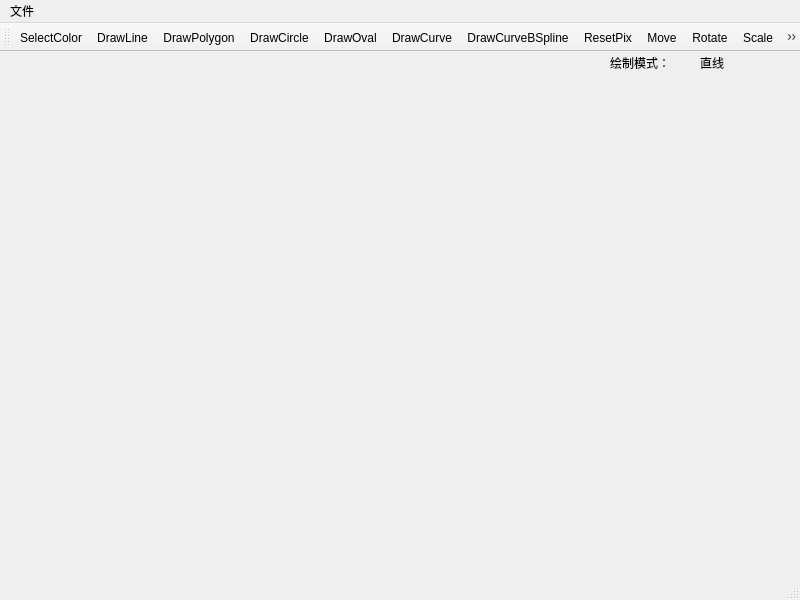
<?xml version="1.0" encoding="UTF-8"?>
<ui version="4.0">
 <class>MainWindow</class>
 <widget class="QMainWindow" name="MainWindow">
  <property name="geometry">
   <rect>
    <x>0</x>
    <y>0</y>
    <width>800</width>
    <height>600</height>
   </rect>
  </property>
  <property name="windowTitle">
   <string>MainWindow</string>
  </property>
  <widget class="QWidget" name="centralwidget">
   <widget class="QLabel" name="currentMode">
    <property name="geometry">
     <rect>
      <x>610</x>
      <y>0</y>
      <width>81</width>
      <height>21</height>
     </rect>
    </property>
    <property name="text">
     <string>绘制模式：</string>
    </property>
   </widget>
   <widget class="QLabel" name="currentMode_2">
    <property name="geometry">
     <rect>
      <x>700</x>
      <y>0</y>
      <width>51</width>
      <height>21</height>
     </rect>
    </property>
    <property name="text">
     <string>直线</string>
    </property>
   </widget>
  </widget>
  <widget class="QMenuBar" name="menubar">
   <property name="geometry">
    <rect>
     <x>0</x>
     <y>0</y>
     <width>800</width>
     <height>19</height>
    </rect>
   </property>
   <widget class="QMenu" name="menu">
    <property name="title">
     <string>文件</string>
    </property>
    <addaction name="actionLoad"/>
    <addaction name="actionSave"/>
   </widget>
   <addaction name="menu"/>
  </widget>
  <widget class="QStatusBar" name="statusbar"/>
  <widget class="QToolBar" name="MainToolBar">
   <property name="windowTitle">
    <string>toolBar</string>
   </property>
   <attribute name="toolBarArea">
    <enum>TopToolBarArea</enum>
   </attribute>
   <attribute name="toolBarBreak">
    <bool>false</bool>
   </attribute>
   <addaction name="actionSelectColor"/>
   <addaction name="actionDrawLine"/>
   <addaction name="actionDrawPolygon"/>
   <addaction name="actionDrawCircle"/>
   <addaction name="actionDrawOval"/>
   <addaction name="actionDrawCurve"/>
   <addaction name="actionDrawCurveBSpline"/>
   <addaction name="actionResetPix"/>
   <addaction name="actionMove"/>
   <addaction name="actionRotate"/>
   <addaction name="actionScale"/>
   <addaction name="actionClip"/>
  </widget>
  <action name="actionLoad">
   <property name="text">
    <string>Load</string>
   </property>
  </action>
  <action name="actionSave">
   <property name="text">
    <string>Save</string>
   </property>
  </action>
  <action name="actionSelectColor">
   <property name="icon">
    <iconset resource="Image.qrc">
     <normaloff>:/Images/SelectColor.png</normaloff>:/Images/SelectColor.png</iconset>
   </property>
   <property name="text">
    <string>SelectColor</string>
   </property>
   <property name="toolTip">
    <string>选择颜色</string>
   </property>
  </action>
  <action name="actionDrawLine">
   <property name="icon">
    <iconset resource="Image.qrc">
     <normaloff>:/Images/line.png</normaloff>:/Images/line.png</iconset>
   </property>
   <property name="text">
    <string>DrawLine</string>
   </property>
  </action>
  <action name="actionDrawCircle">
   <property name="icon">
    <iconset resource="Image.qrc">
     <normaloff>:/Images/circle.png</normaloff>:/Images/circle.png</iconset>
   </property>
   <property name="text">
    <string>DrawCircle</string>
   </property>
   <property name="toolTip">
    <string>画圆</string>
   </property>
  </action>
  <action name="actionDrawOval">
   <property name="icon">
    <iconset resource="Image.qrc">
     <normaloff>:/Images/ellipse.png</normaloff>:/Images/ellipse.png</iconset>
   </property>
   <property name="text">
    <string>DrawOval</string>
   </property>
   <property name="toolTip">
    <string>画椭圆</string>
   </property>
  </action>
  <action name="actionDrawPolygon">
   <property name="icon">
    <iconset resource="Image.qrc">
     <normaloff>:/Images/polygon.png</normaloff>:/Images/polygon.png</iconset>
   </property>
   <property name="text">
    <string>DrawPolygon</string>
   </property>
   <property name="toolTip">
    <string>画多边形</string>
   </property>
  </action>
  <action name="actionDrawCurve">
   <property name="icon">
    <iconset resource="Image.qrc">
     <normaloff>:/Images/curve.png</normaloff>:/Images/curve.png</iconset>
   </property>
   <property name="text">
    <string>DrawCurve</string>
   </property>
   <property name="toolTip">
    <string>画曲线</string>
   </property>
  </action>
  <action name="actionResetPix">
   <property name="icon">
    <iconset resource="Image.qrc">
     <normaloff>:/Images/clear.png</normaloff>:/Images/clear.png</iconset>
   </property>
   <property name="text">
    <string>ResetPix</string>
   </property>
   <property name="toolTip">
    <string>重置画布</string>
   </property>
  </action>
  <action name="actionRotate">
   <property name="icon">
    <iconset resource="Image.qrc">
     <normaloff>:/Images/rotate.png</normaloff>:/Images/rotate.png</iconset>
   </property>
   <property name="text">
    <string>Rotate</string>
   </property>
   <property name="toolTip">
    <string>旋转</string>
   </property>
  </action>
  <action name="actionScale">
   <property name="icon">
    <iconset resource="Image.qrc">
     <normaloff>:/Images/Larger.png</normaloff>:/Images/Larger.png</iconset>
   </property>
   <property name="text">
    <string>Scale</string>
   </property>
   <property name="toolTip">
    <string>缩放</string>
   </property>
  </action>
  <action name="actionMove">
   <property name="icon">
    <iconset resource="Image.qrc">
     <normaloff>:/Images/Move.png</normaloff>:/Images/Move.png</iconset>
   </property>
   <property name="text">
    <string>Move</string>
   </property>
   <property name="toolTip">
    <string>平移</string>
   </property>
  </action>
  <action name="actionClip">
   <property name="icon">
    <iconset resource="Image.qrc">
     <normaloff>:/Images/Caijian.png</normaloff>:/Images/Caijian.png</iconset>
   </property>
   <property name="text">
    <string>Clip</string>
   </property>
   <property name="toolTip">
    <string>剪裁</string>
   </property>
  </action>
  <action name="actionDrawCurveBSpline">
   <property name="icon">
    <iconset resource="Image.qrc">
     <normaloff>:/Images/curve.png</normaloff>:/Images/curve.png</iconset>
   </property>
   <property name="text">
    <string>DrawCurveBSpline</string>
   </property>
   <property name="toolTip">
    <string>画B样条曲线</string>
   </property>
  </action>
 </widget>
 <resources>
  <include location="Image.qrc"/>
 </resources>
 <connections/>
</ui>
